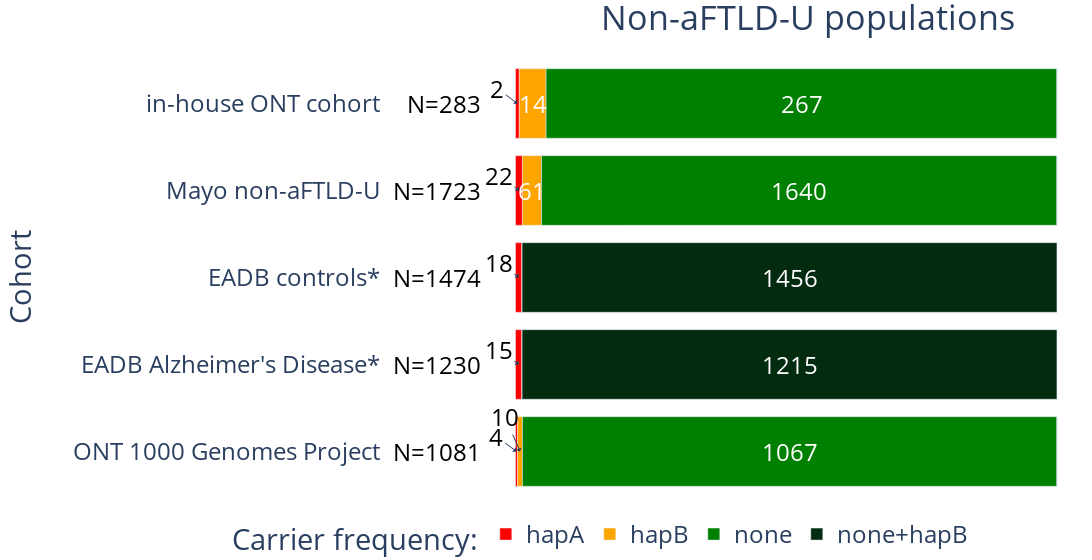

Source (notebook cell):
### Markdown cell above
# Image 2

### Code cell
df = pd.read_excel("~/local/populations.xlsx", sheet_name="img2")
for col in ["hapA", "hapB", "none", "none2"]:
    df[f"{col}_f"] = df[col] / df["sum"]
df["none+hapB"] = df["none2_f"]
df2 = df.melt(
    id_vars=["cohort"], value_vars=["hapA_f", "hapB_f", "none_f", "none+hapB"]
).iloc[::-1]
df2["variable"] = df2["variable"].str.replace("_f", "")

# custom order the data
df2["variable"] = pd.Categorical(
    df2["variable"], categories=["hapA", "hapB", "none", "none+hapB"], ordered=True
)

fig = px.bar(
    df2,
    x="value",
    y="cohort",
    color="variable",
    orientation="h",
    color_discrete_map={
        "hapA": "red",
        "hapB": "orange",
        "none": "green",
        "none+hapB": "#022b0f",
    },
    category_orders={"variable": ["hapA", "hapB", "none", "none+hapB"]},
    labels={"value": "Proportion", "variable": "Haplotype", "cohort": "Cohort"},
)
fig.update_layout(
    title="Non-aFTLD-U populations",
    xaxis_title="",
    yaxis_title="Cohort<br>",
    title_x=0.55,
    title_xanchor="left",
    plot_bgcolor="white",
    font=dict(size=24),
    margin=dict(l=0, r=0, b=0),
    width=1200,
)

# put the legend horizontal, centered, below the plotting area
fig.update_layout(
    legend=dict(
        orientation="h",
        yanchor="bottom",
        y=-0.15,
        xanchor="center",
        x=0.3,
        title="Carrier frequency:",
    )
)

# hide x-axis labels
fig.update_xaxes(showticklabels=False)
fig.update_yaxes(
    ticks="outside",
    tickcolor="white",  # adjust color of the tick
)

# add annotations
df_vals = df.copy()
df_vals["hapA_loc"] = df_vals["hapA_f"] / 2  # center of hapA block
df_vals["hapB_loc"] = (
    df_vals["hapA_f"] + df_vals["hapB_f"] / 2
)  # center of hapB block
df_vals["none_loc"] = (
    df_vals["hapA_f"] + df_vals["hapB_f"] + df_vals["none_f"] / 2
)  # center of none block
df_vals["none+hapB_loc"] = (
    df_vals["hapA_f"] + df_vals["hapB_f"] + df_vals["none_f"] + df_vals["none2_f"] / 2
)  # center of none+hapB block

for i, row in df_vals.iterrows():
    fig.add_annotation(
        x=row["hapA_loc"],
        y=row["cohort"],
        text=f"{row['hapA']}",
        arrowhead=1,
        font=dict(color="black", size=24),
        yshift=0,
        ax=-20,
        ay=-15,
    )
    if not row["hapB"] == 0:
        if row["hapB"] > 10:
            fig.add_annotation(
                x=row["hapB_loc"],
                y=row["cohort"],
                text=f"{row['hapB']}",
                showarrow=False,
                font=dict(color="white", size=24),
            )
        else:
            fig.add_annotation(
                x=row["hapB_loc"],
                y=row["cohort"],
                text=f"{row['hapB']}",
                arrowhead=1,
                font=dict(color="black", size=24),
                yshift=0,
                ax=-15,
                ay=-35,
            )

    if not row["none"] == 0:
        fig.add_annotation(
            x=row["none_loc"],
            y=row["cohort"],
            text=f"{row['none']}",
            showarrow=False,
            font=dict(color="white", size=24),
        )
    if not row["none2"] == 0:
        fig.add_annotation(
            x=row["none+hapB_loc"],
            y=row["cohort"],
            text=f"{row['none2']}",
            showarrow=False,
            font=dict(color="white", size=24),
        )
    fig.add_annotation(
        x=-0.06,
        y=row["cohort"],
        text=f"N={row['sum']}",
        xanchor="right",
        font=dict(color="black", size=24),
        showarrow=False,
    )

fig.show()

### Figure 1 — Plotly figure (JSON) as saved in the notebook; plotly's stock layout.template omitted (floating-point values rounded to 4 significant figures)
{"data": [{"alignmentgroup": "True", "hovertemplate": "Haplotype=hapA<br>Proportion=%{x}<br>Cohort=%{y}<extra></extra>", "legendgroup": "hapA", "marker": {"color": "red", "pattern": {"shape": ""}}, "name": "hapA", "offsetgroup": "hapA", "orientation": "h", "showlegend": true, "textposition": "auto", "type": "bar", "x": [0.0037, 0.0122, 0.01221, 0.01277, 0.007067], "xaxis": "x", "y": ["ONT 1000 Genomes Project", "EADB Alzheimer's Disease*", "EADB controls*", "Mayo non-aFTLD-U", "in-house ONT cohort"], "yaxis": "y"}, {"alignmentgroup": "True", "hovertemplate": "Haplotype=hapB<br>Proportion=%{x}<br>Cohort=%{y}<extra></extra>", "legendgroup": "hapB", "marker": {"color": "orange", "pattern": {"shape": ""}}, "name": "hapB", "offsetgroup": "hapB", "orientation": "h", "showlegend": true, "textposition": "auto", "type": "bar", "x": [0.009251, 0, 0, 0.0354, 0.04947], "xaxis": "x", "y": ["ONT 1000 Genomes Project", "EADB Alzheimer's Disease*", "EADB controls*", "Mayo non-aFTLD-U", "in-house ONT cohort"], "yaxis": "y"}, {"alignmentgroup": "True", "hovertemplate": "Haplotype=none<br>Proportion=%{x}<br>Cohort=%{y}<extra></extra>", "legendgroup": "none", "marker": {"color": "green", "pattern": {"shape": ""}}, "name": "none", "offsetgroup": "none", "orientation": "h", "showlegend": true, "textposition": "auto", "type": "bar", "x": [0.987, 0, 0, 0.9518, 0.9435], "xaxis": "x", "y": ["ONT 1000 Genomes Project", "EADB Alzheimer's Disease*", "EADB controls*", "Mayo non-aFTLD-U", "in-house ONT cohort"], "yaxis": "y"}, {"alignmentgroup": "True", "hovertemplate": "Haplotype=none+hapB<br>Proportion=%{x}<br>Cohort=%{y}<extra></extra>", "legendgroup": "none+hapB", "marker": {"color": "#022b0f", "pattern": {"shape": ""}}, "name": "none+hapB", "offsetgroup": "none+hapB", "orientation": "h", "showlegend": true, "textposition": "auto", "type": "bar", "x": [0, 0.9878, 0.9878, 0, 0], "xaxis": "x", "y": ["ONT 1000 Genomes Project", "EADB Alzheimer's Disease*", "EADB controls*", "Mayo non-aFTLD-U", "in-house ONT cohort"], "yaxis": "y"}], "layout": {"annotations": [{"arrowhead": 1, "ax": -20, "ay": -15, "font": {"color": "black", "size": 24}, "text": "2", "x": 0.003534, "y": "in-house ONT cohort", "yshift": 0}, {"font": {"color": "white", "size": 24}, "showarrow": false, "text": "14", "x": 0.0318, "y": "in-house ONT cohort"}, {"font": {"color": "white", "size": 24}, "showarrow": false, "text": "267", "x": 0.5283, "y": "in-house ONT cohort"}, {"font": {"color": "black", "size": 24}, "showarrow": false, "text": "N=283", "x": -0.06, "xanchor": "right", "y": "in-house ONT cohort"}, {"arrowhead": 1, "ax": -20, "ay": -15, "font": {"color": "black", "size": 24}, "text": "22", "x": 0.006384, "y": "Mayo non-aFTLD-U", "yshift": 0}, {"font": {"color": "white", "size": 24}, "showarrow": false, "text": "61", "x": 0.03047, "y": "Mayo non-aFTLD-U"}, {"font": {"color": "white", "size": 24}, "showarrow": false, "text": "1640", "x": 0.5241, "y": "Mayo non-aFTLD-U"}, {"font": {"color": "black", "size": 24}, "showarrow": false, "text": "N=1723", "x": -0.06, "xanchor": "right", "y": "Mayo non-aFTLD-U"}, {"arrowhead": 1, "ax": -20, "ay": -15, "font": {"color": "black", "size": 24}, "text": "18", "x": 0.006106, "y": "EADB controls*", "yshift": 0}, {"font": {"color": "white", "size": 24}, "showarrow": false, "text": "1456", "x": 0.5061, "y": "EADB controls*"}, {"font": {"color": "black", "size": 24}, "showarrow": false, "text": "N=1474", "x": -0.06, "xanchor": "right", "y": "EADB controls*"}, {"arrowhead": 1, "ax": -20, "ay": -15, "font": {"color": "black", "size": 24}, "text": "15", "x": 0.006098, "y": "EADB Alzheimer's Disease*", "yshift": 0}, {"font": {"color": "white", "size": 24}, "showarrow": false, "text": "1215", "x": 0.5061, "y": "EADB Alzheimer's Disease*"}, {"font": {"color": "black", "size": 24}, "showarrow": false, "text": "N=1230", "x": -0.06, "xanchor": "right", "y": "EADB Alzheimer's Disease*"}, {"arrowhead": 1, "ax": -20, "ay": -15, "font": {"color": "black", "size": 24}, "text": "4", "x": 0.00185, "y": "ONT 1000 Genomes Project", "yshift": 0}, {"arrowhead": 1, "ax": -15, "ay": -35, "font": {"color": "black", "size": 24}, "text": "10", "x": 0.008326, "y": "ONT 1000 Genomes Project", "yshift": 0}, {"font": {"color": "white", "size": 24}, "showarrow": false, "text": "1067", "x": 0.5065, "y": "ONT 1000 Genomes Project"}, {"font": {"color": "black", "size": 24}, "showarrow": false, "text": "N=1081", "x": -0.06, "xanchor": "right", "y": "ONT 1000 Genomes Project"}], "barmode": "relative", "font": {"size": 24}, "legend": {"orientation": "h", "title": {"text": "Carrier frequency:"}, "tracegroupgap": 0, "x": 0.3, "xanchor": "center", "y": -0.15, "yanchor": "bottom"}, "margin": {"b": 0, "l": 0, "r": 0, "t": 60}, "plot_bgcolor": "white", "title": {"text": "Non-aFTLD-U populations", "x": 0.55, "xanchor": "left"}, "width": 1200, "xaxis": {"anchor": "y", "domain": [0, 1], "showticklabels": false, "title": {"text": ""}}, "yaxis": {"anchor": "x", "domain": [0, 1], "tickcolor": "white", "ticks": "outside", "title": {"text": "Cohort<br>"}}}}
